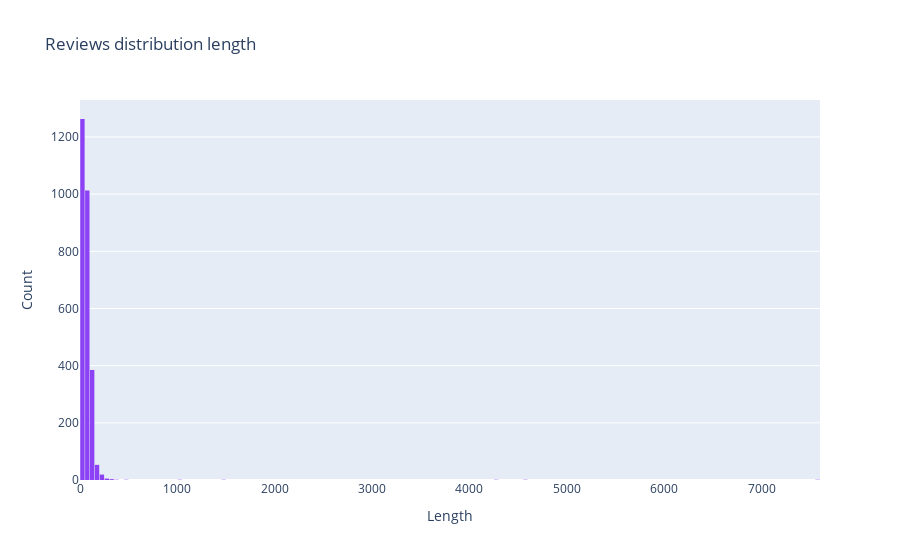

Source (notebook cell):
### Code cell
# build a histogram with the distribution of the length of the reviews.


viz2 = [go.Histogram(x=mean_std_min_max, xbins=dict(start=0, end=8000, size=50), marker=dict(color='#8c42f4'))]
layout = go.Layout(
                  title='Reviews distribution length',                  
                  xaxis=dict(title='Length'),
                  yaxis=dict(title='Count'),
                  bargap=0.1)
fig = go.Figure(data=viz2, layout=layout)
py.iplot(fig, filename='length histogram')

### Figure 1 — Plotly figure (JSON) as saved in the notebook; plotly's stock layout.template omitted (floating-point values rounded to 4 significant figures; data arrays with more than 128 entries replaced by an {"elided": "..."} marker saying what was removed)
{"data": [{"marker": {"color": "#8c42f4"}, "type": "histogram", "x": {"elided": "2748 int values"}, "xbins": {"end": 8000, "size": 50, "start": 0}}], "layout": {"bargap": 0.1, "title": {"text": "Reviews distribution length"}, "xaxis": {"title": {"text": "Length"}}, "yaxis": {"title": {"text": "Count"}}}}
